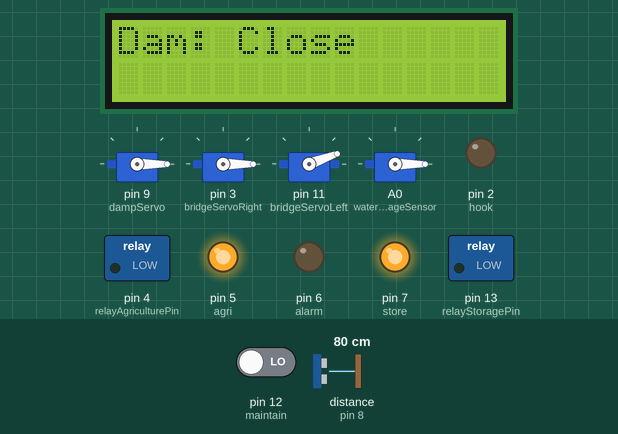
Simulated run of this sketch. Board: Arduino Uno, built with avr-gcc and run on an emulated ATmega328P. Shown: 4 × servo, 16×2 character LCD, switched loads named in the sketch (green lamp = pin HIGH), output pins drawn as LEDs (lit = HIGH). Inputs (shaded band) come from the test bench; at power-on: pin 12 (maintain) LOW, distance to the obstacle (sensor on pin 8) 80 cm. The echo pulse lasts 58.3 µs per cm; pins used as bus, display or sensor lines are not drawn; what the sketch prints to the serial monitor is not drawn.

Above: at 1.2 s.
1.3 s: pin 12 (maintain) driven HIGH
At 5.7 s:
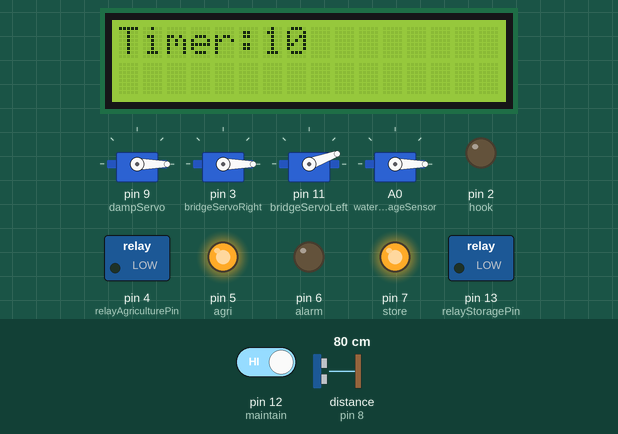
At 24.6 s:
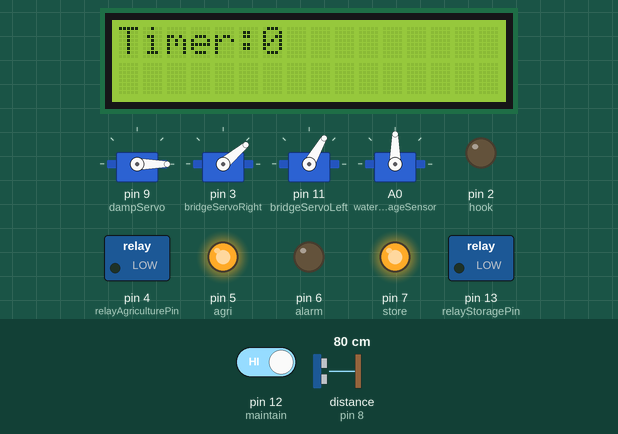
24.8 s: pin 12 (maintain) driven LOW
At 26.5 s:
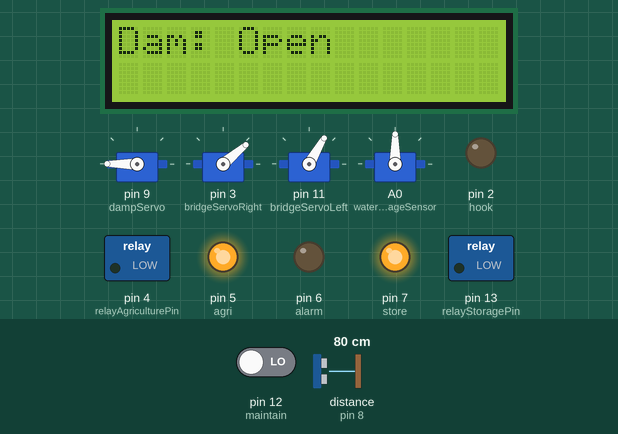
Timing chart, 0 to 29.8 s (numbered marks = the images above; inputs shaded):
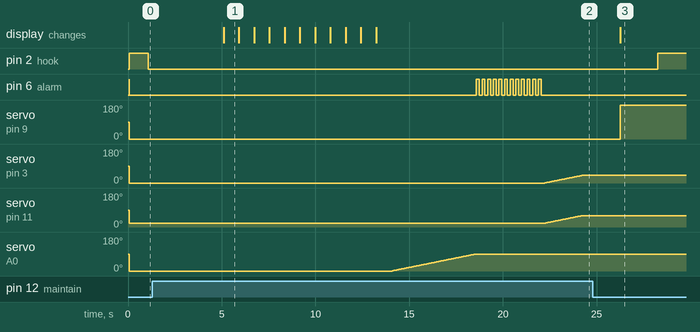

The sketch:

testAqua.ino
```cpp
#include <Wire.h>
#include <Servo.h>
#include <LiquidCrystal_I2C.h>

// Pin assignments
const int trigPin = 10;       // Trigger pin for ultrasonic sensor
const int echoPin = 8;        // Echo pin for ultrasonic sensor

//esp32 pins
const int hook = 2;
const int agri = 5;
const int store = 7;
const int maintain = 12;

// LCD configuration
LiquidCrystal_I2C lcd(0x27, 16, 2);

// Alarm pin
const int alarm = 6;

// Relay control pins
const int relayStoragePin = 13;
const int relayAgriculturePin = 4;

// Analog sensor pins
int waterStorageSensor = A0;
int agricultureSensor = A1;

Servo bridgeServoRight;
Servo bridgeServoLeft;
Servo dampServo;
Servo trafficServo;

// Ultrasonic sensor variables
float duration_us, distance_cm;

// Flag to ensure alarm and bridge only triggers once
int alarmOnce = 2;
int bridge = 2;


void setup() {
  Serial.begin(9600);

  // Attach servo motors
  dampServo.attach(9);
  bridgeServoRight.attach(3);
  bridgeServoLeft.attach(11);
  trafficServo.attach(14);

  // Initialize LCD
  lcd.init();
  lcd.backlight();

  // Pin mode configurations
  pinMode(echoPin, INPUT);
  pinMode(waterStorageSensor, INPUT);
  pinMode(agricultureSensor, INPUT);
  pinMode(hook, OUTPUT);
  pinMode(agri, OUTPUT);
  pinMode(store, OUTPUT);

  // Alarm setup
  pinMode(alarm, OUTPUT);
  pinMode(trigPin, OUTPUT);
  pinMode(relayAgriculturePin, OUTPUT);
  pinMode(relayStoragePin, OUTPUT);

  // Initial states
  digitalWrite(alarm, HIGH);
  digitalWrite(trigPin, HIGH);
  digitalWrite(hook, HIGH);
  digitalWrite(agri, HIGH);
  digitalWrite(store, HIGH);

 // Initial LCD message
  lcd.setCursor(0, 0);
  lcd.print("Dam: Close" );

  // Initial servo positions
  dampServo.write(0);
  bridgeServoLeft.write(20);
  bridgeServoRight.write(0);
  trafficServo.write(0);
}

void loop() {
  // Ultrasonic sensor reading
  digitalWrite(alarm, LOW);
  digitalWrite(trigPin, HIGH);
  delayMicroseconds(10);
  digitalWrite(trigPin, LOW);

  //calculation
  duration_us = pulseIn(echoPin, HIGH);
  distance_cm = 0.017 * duration_us;

  Serial.print(distance_cm);
  Serial.println("cm");

  // Control hook based on distance
  if (distance_cm <= 12){
    digitalWrite(hook, LOW);
    delay(4000);
  } else {
    digitalWrite(hook, HIGH);
    delay(4000);
  }

  // Call additional features based on distance and sensor readings
  if (digitalRead(maintain) == HIGH){
    features(distance_cm, waterStorageSensor);
  } else {
    Serial.println("In maintainance");
  }
}

// Function to handle features
void features(int distance_cm, int waterStorageSensor){
  if (distance_cm <= 28){
    damLevel(distance_cm);
  } else if (distance_cm == 0 or distance_cm > 20) {
    Serial.println("ALERT OVERFLOW");
  }

  agriculturePath();

  if (waterStorageSensor < 400) {
    agriculture();
  }
}

// Function to control dam level based on distance
void damLevel(int distance_cm) {
  int currentLevel;
  int alertLevel = 9;

  // Calculate dam water level
  currentLevel = 14 - (distance_cm / 2);
  Serial.print("Level: ");
  Serial.println(currentLevel);
  lcd.clear();
  lcd.setCursor(0, 0);
  lcd.print("Dam: Closed ");

  // Initialize alarm flag
  if (alarmOnce == 2){
    alarmOnce = 1;
  }

  // Check if dam level is above alert level
  if (currentLevel >= alertLevel){
    // Trigger alarm and open the dam
    if (alarmOnce == 1){
        for (int z = 10; z >= 0; z--) {
        lcd.setCursor(0, 0);
        lcd.print("Timer:" );
        lcd.print(z);
        lcd.print("      ");
        delay(800);
      }

      for (int traffic = 0; traffic <= 90; traffic++) {
        trafficServo.write(traffic);
        delay(50);
      }

      for (int i = 1; i <= 12; i++) {
        digitalWrite(alarm, HIGH);
        delay(150);
        digitalWrite(alarm, LOW);
        delay(150);
      }

      for (int angle = 0; angle <= 40; angle++) {
        bridgeServoLeft.write(angle + 20);
        bridgeServoRight.write(angle);
        delay(50);
      }

      delay(2000);
      alarmOnce = 0;
      bridge = 1;
    }
    dampServo.write(180);
    lcd.clear();
    lcd.setCursor(0, 0);
    lcd.print("Dam: Open");

  }  else if (currentLevel < alertLevel){
    // Close the dam and reset the alarm
    dampServo.write(0);
    if (bridge == 1){
      for (int angle = 40; angle >= 0; angle--) {
        bridgeServoLeft.write(angle + 20);
        bridgeServoRight.write(angle);
        delay(50);
      }
      bridge = 0;
    }

    alarmOnce = 1;
  }
}

// Function to control water storage based on sensor readings
void agriculturePath() {
  int dryThreshold = 600;
  int water = analogRead(waterStorageSensor);

  Serial.print("Water: ");
  Serial.println(water);

  // Check if water level is below the threshold
  if (water > dryThreshold) {
    Serial.println("No Water!");
    digitalWrite(relayStoragePin, HIGH);
    digitalWrite(store, LOW);
  } else {
    digitalWrite(relayStoragePin, LOW);
    digitalWrite(store, HIGH);
    Serial.println("LIMITED");
  }

  delay(1000);
}

// Function to control agriculture based on soil moisture
void agriculture() {
  int soilValue = analogRead(agricultureSensor);

  Serial.print("Soil Moisture Level: ");
  Serial.println(soilValue);

  // Check if soil moisture is below a certain threshold
  if (soilValue > 800) {
    Serial.println("No Water!");
    digitalWrite(relayAgriculturePin, HIGH);
    digitalWrite(agri, LOW);
  } else {
    digitalWrite(relayAgriculturePin, LOW);
    digitalWrite(agri, HIGH);
    Serial.println("LIMITED");
  }
  delay(1000);
}
```

Measured:
- after the input at 1.3 s, pin 2 (hook): stays LOW (without the input it goes to HIGH after 3.8 s); pin 6 (alarm): alternates HIGH for 0.15 s and LOW for 0.15 s, 24 changes in all, then stays LOW, starting after 17.3 s
- what the display in image 1 shows lasts 0.8 s, from 5.1 s to 5.9 s
